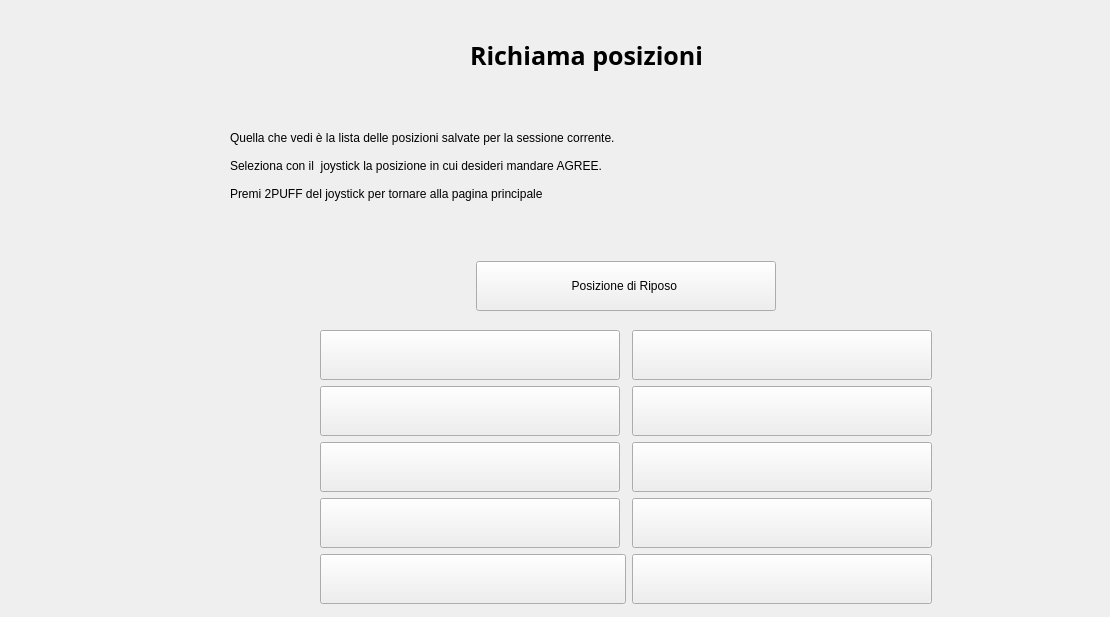
     <widget class="QWidget" name="page_recallpos">
      <widget class="QPushButton" name="pushButton_recall_rest">
       <property name="geometry">
        <rect>
         <x>476</x>
         <y>261</y>
         <width>300</width>
         <height>50</height>
        </rect>
       </property>
       <property name="minimumSize">
        <size>
         <width>300</width>
         <height>50</height>
        </size>
       </property>
       <property name="maximumSize">
        <size>
         <width>300</width>
         <height>50</height>
        </size>
       </property>
       <property name="text">
        <string>Posizione di Riposo </string>
       </property>
      </widget>
      <widget class="QLabel" name="label_recall_pos">
       <property name="geometry">
        <rect>
         <x>470</x>
         <y>30</y>
         <width>291</width>
         <height>51</height>
        </rect>
       </property>
       <property name="font">
        <font>
         <family>Sans</family>
         <pointsize>19</pointsize>
         <weight>75</weight>
         <bold>true</bold>
        </font>
       </property>
       <property name="text">
        <string>Richiama posizioni </string>
       </property>
      </widget>
      <widget class="QLabel" name="label_18">
       <property name="geometry">
        <rect>
         <x>40</x>
         <y>80</y>
         <width>1061</width>
         <height>131</height>
        </rect>
       </property>
       <property name="text">
        <string/>
       </property>
      </widget>
      <widget class="QWidget" name="layoutWidget">
       <property name="geometry">
        <rect>
         <x>320</x>
         <y>330</y>
         <width>612</width>
         <height>278</height>
        </rect>
       </property>
       <layout class="QHBoxLayout" name="horizontalLayout">
        <item>
         <layout class="QVBoxLayout" name="verticalLayout_2">
          <item>
           <widget class="QPushButton" name="pushButton_pos1">
            <property name="minimumSize">
             <size>
              <width>300</width>
              <height>50</height>
             </size>
            </property>
            <property name="maximumSize">
             <size>
              <width>300</width>
              <height>50</height>
             </size>
            </property>
            <property name="text">
             <string/>
            </property>
           </widget>
          </item>
          <item>
           <widget class="QPushButton" name="pushButton_pos2">
            <property name="minimumSize">
             <size>
              <width>300</width>
              <height>50</height>
             </size>
            </property>
            <property name="maximumSize">
             <size>
              <width>300</width>
              <height>50</height>
             </size>
            </property>
            <property name="text">
             <string/>
            </property>
           </widget>
          </item>
          <item>
           <widget class="QPushButton" name="pushButton_pos3">
            <property name="minimumSize">
             <size>
              <width>300</width>
              <height>50</height>
             </size>
            </property>
            <property name="maximumSize">
             <size>
              <width>300</width>
              <height>50</height>
             </size>
            </property>
            <property name="text">
             <string/>
            </property>
           </widget>
          </item>
          <item>
           <widget class="QPushButton" name="pushButton_pos4">
            <property name="minimumSize">
             <size>
              <width>300</width>
              <height>50</height>
             </size>
            </property>
            <property name="maximumSize">
             <size>
              <width>300</width>
              <height>50</height>
             </size>
            </property>
            <property name="text">
             <string/>
            </property>
           </widget>
          </item>
          <item>
           <widget class="QPushButton" name="pushButton_pos5">
            <property name="minimumSize">
             <size>
              <width>300</width>
              <height>50</height>
             </size>
            </property>
            <property name="text">
             <string/>
            </property>
           </widget>
          </item>
         </layout>
        </item>
        <item>
         <layout class="QVBoxLayout" name="verticalLayout_3">
          <item>
           <widget class="QPushButton" name="pushButton_pos6">
            <property name="minimumSize">
             <size>
              <width>300</width>
              <height>50</height>
             </size>
            </property>
            <property name="maximumSize">
             <size>
              <width>300</width>
              <height>50</height>
             </size>
            </property>
            <property name="text">
             <string/>
            </property>
           </widget>
          </item>
          <item>
           <widget class="QPushButton" name="pushButton_pos7">
            <property name="minimumSize">
             <size>
              <width>300</width>
              <height>50</height>
             </size>
            </property>
            <property name="maximumSize">
             <size>
              <width>300</width>
              <height>50</height>
             </size>
            </property>
            <property name="text">
             <string/>
            </property>
           </widget>
          </item>
          <item>
           <widget class="QPushButton" name="pushButton_pos8">
            <property name="minimumSize">
             <size>
              <width>300</width>
              <height>50</height>
             </size>
            </property>
            <property name="maximumSize">
             <size>
              <width>300</width>
              <height>50</height>
             </size>
            </property>
            <property name="text">
             <string/>
            </property>
           </widget>
          </item>
          <item>
           <widget class="QPushButton" name="pushButton_pos9">
            <property name="minimumSize">
             <size>
              <width>300</width>
              <height>50</height>
             </size>
            </property>
            <property name="maximumSize">
             <size>
              <width>300</width>
              <height>50</height>
             </size>
            </property>
            <property name="text">
             <string/>
            </property>
           </widget>
          </item>
          <item>
           <widget class="QPushButton" name="pushButton_pos10">
            <property name="minimumSize">
             <size>
              <width>300</width>
              <height>50</height>
             </size>
            </property>
            <property name="maximumSize">
             <size>
              <width>300</width>
              <height>50</height>
             </size>
            </property>
            <property name="text">
             <string/>
            </property>
           </widget>
          </item>
         </layout>
        </item>
       </layout>
      </widget>
      <widget class="QLabel" name="label_22">
       <property name="geometry">
        <rect>
         <x>230</x>
         <y>90</y>
         <width>801</width>
         <height>151</height>
        </rect>
       </property>
       <property name="text">
        <string>Quella che vedi è la lista delle posizioni salvate per la sessione corrente. 

Seleziona con il  joystick la posizione in cui desideri mandare AGREE. 

Premi 2PUFF del joystick per tornare alla pagina principale</string>
       </property>
      </widget>
     </widget>
